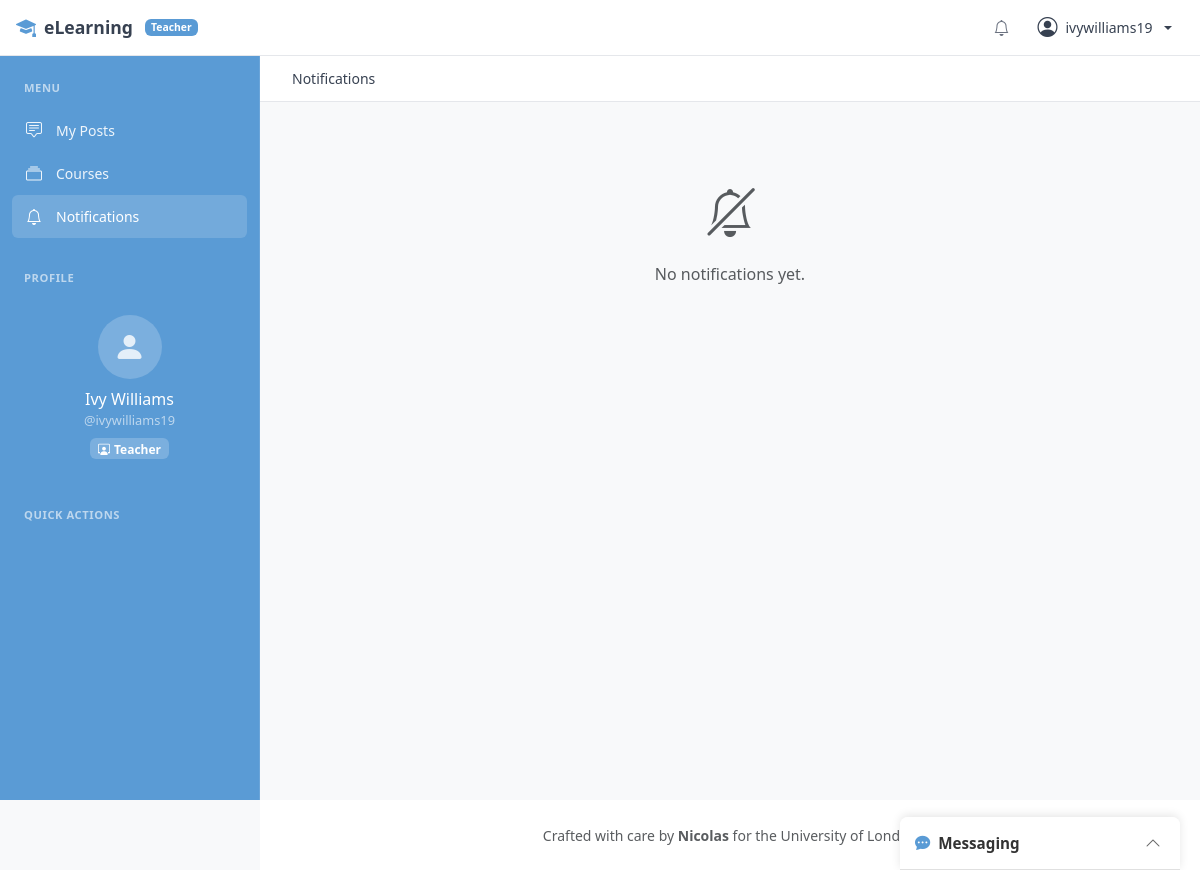
Page /notifications/ (signed in) on the earlier database version.
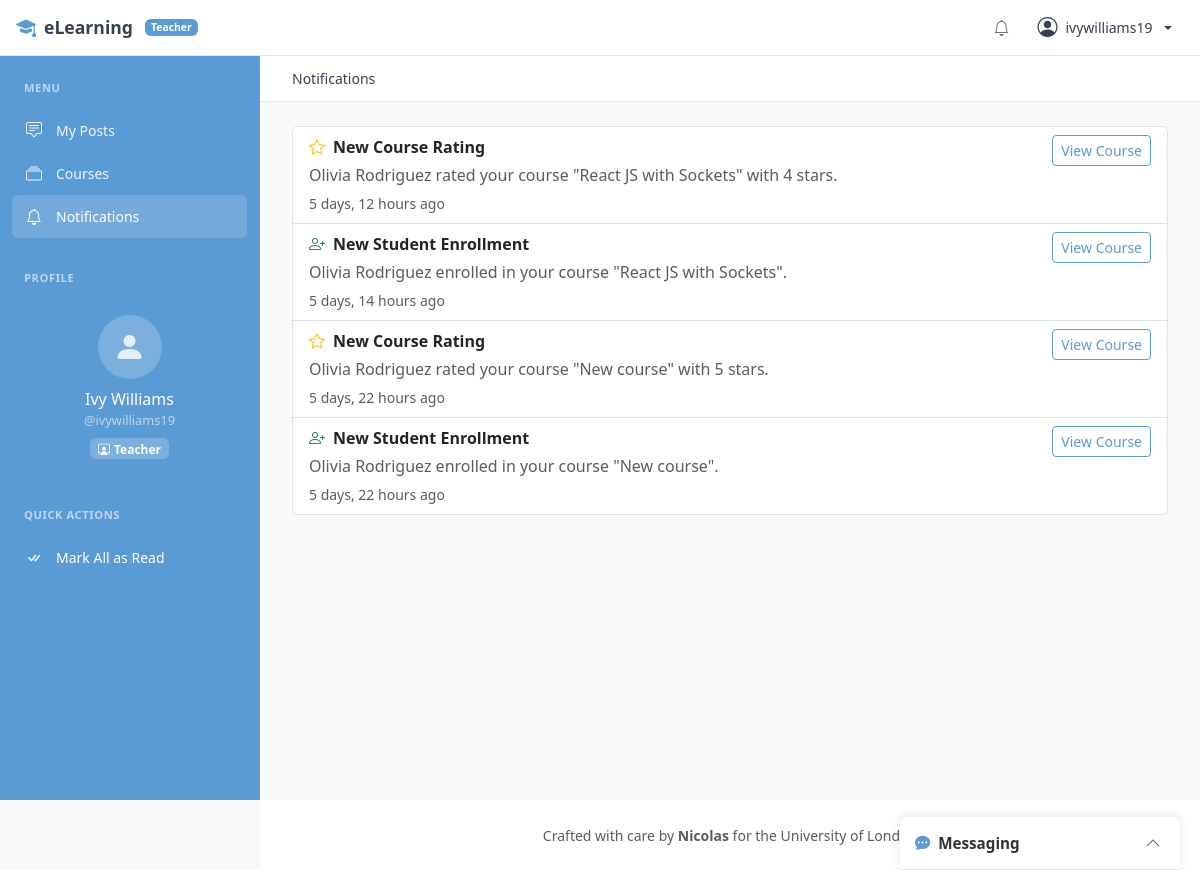
Same page on the later database version.
### apps/accounts/models.py (models this page shows, shortened)
class User(AbstractUser):
    class UserType(models.TextChoices):
        STUDENT = 'student', 'Student'
        TEACHER = 'teacher', 'Teacher'
    email = models.EmailField(unique=True)
    user_type = models.CharField(
        max_length=10,
        choices=UserType.choices,
        default=UserType.STUDENT,
    )
    photo = models.ImageField(
        upload_to=profile_photo_path,
        storage=media_storage,
        blank=True,
        null=True,
    )
    bio = models.TextField(blank=True, max_length=500)
    created_at = models.DateTimeField(auto_now_add=True)
    updated_at = models.DateTimeField(auto_now=True)
    @property
    def is_teacher(self):
        return self.user_type == self.UserType.TEACHER

### apps/notifications/models.py (models this page shows, shortened)
class Notification(models.Model):
    class NotificationType(models.TextChoices):
        ENROLLMENT = 'enrollment', 'New Enrollment'
        NEW_MATERIAL = 'new_material', 'New Material'
        NEW_RATING = 'new_rating', 'New Rating'
    recipient = models.ForeignKey(
        settings.AUTH_USER_MODEL,
        on_delete=models.CASCADE,
        related_name='notifications'
    )
    notification_type = models.CharField(
        max_length=20,
        choices=NotificationType.choices
    )
    title = models.CharField(max_length=200)
    message = models.TextField()
    course = models.ForeignKey(
        'courses.Course',
        on_delete=models.CASCADE,
        related_name='notifications',
        null=True,
        blank=True
    )
    actor = models.ForeignKey(
        settings.AUTH_USER_MODEL,
        on_delete=models.SET_NULL,
        null=True,
        blank=True,
        related_name='notifications_sent'
    )
    is_read = models.BooleanField(default=False)
    created_at = models.DateTimeField(auto_now_add=True)
    class Meta:
        ordering = ['-created_at']

### apps/notifications/views.py (the view)
# urls.py: path('', views.NotificationListView.as_view(), name='list'),
class NotificationListView(LoginRequiredMixin, ListView):
    model = Notification
    template_name = 'notifications/notification_list.html'
    context_object_name = 'notifications'
    paginate_by = 20
    def get_queryset(self):
        return Notification.objects.filter(recipient=self.request.user)

### templates/notifications/notification_list.html (shortened to what this page needs)
{% extends 'base_sidebar.html' %}
{% block sidebar %}
{% with active_menu='notifications' %}{% include 'includes/sidebar_menu.html' %}{% endwith %}
<div class="sidebar-section">
    <div class="sidebar-section-title">Quick Actions</div>
    {% if notifications %}
        <a href="{% url 'notifications:mark_all_as_read' %}" class="sidebar-link sidebar-action">
            <i class="bi bi-check-all"></i>
            <span>Mark All as Read</span>
        </a>
    {% endif %}
</div>
{% endblock sidebar %}
{% block breadcrumb %}
<div class="breadcrumb-bar">
    <nav aria-label="breadcrumb">
        <ol class="breadcrumb">
            <li class="breadcrumb-item active">Notifications</li>
        </ol>
    </nav>
</div>
{% endblock breadcrumb %}
{% block content %}
{% if notifications %}
    <div class="list-group">
        {% for notification in notifications %}
            <div class="list-group-item " >
                <div class="d-flex justify-content-between align-items-start">
                    <div class="flex-grow-1">
                        <div class="d-flex align-items-center mb-1">
                            {% if notification.notification_type == 'enrollment' %}
                                <i class="bi bi-person-plus text-success me-2"></i>
                            {% elif notification.notification_type == 'new_material' %}
                                <i class="bi bi-file-earmark-plus text-primary me-2"></i>
                            {% elif notification.notification_type == 'new_rating' %}
                                <i class="bi bi-star text-warning me-2"></i>
                            {% endif %}
                            <strong>{{ notification.title }}</strong>
                        </div>
                        <p class="mb-1 text-muted">{{ notification.message }}</p>
                        <small class="text-muted">{{ notification.created_at|timesince }} ago</small>
                    </div>
                    <div class="ms-3 d-flex gap-2">
                        {% if notification.course %}
                            <a href="{% url 'courses:course_detail' notification.course.pk %}"
                               class="btn btn-outline-primary btn-sm">View Course</a>
                        {% endif %}
                    </div>
                </div>
            </div>
        {% endfor %}
    </div>
{% else %}
    <div class="text-center py-5">
        <i class="bi bi-bell-slash text-muted" style="font-size: 3rem;"></i>
        <p class="text-muted mt-3 mb-0">No notifications yet.</p>
    </div>
{% endif %}
{% endblock %}

### templates/base_sidebar.html (shortened to what this page needs)
{% load static %}
<!DOCTYPE html>
<html lang="en">
<head>
    <link href="https://cdn.jsdelivr.net/npm/bootstrap@5.3.2/dist/css/bootstrap.min.css" rel="stylesheet">
    <link href="https://cdn.jsdelivr.net/npm/bootstrap-icons@1.11.1/font/bootstrap-icons.css" rel="stylesheet">
    <link href="{% static 'css/style.css' %}" rel="stylesheet">
</head>
<body>
    <header class="app-header">
        <a href="{% url 'posts' %}" class="header-brand">
            <i class="bi bi-mortarboard-fill"></i>
            <span>eLearning</span>
            {% if user.is_authenticated and user.is_teacher %}
                <span class="badge" style="background-color: #5a9bd5; color: white; font-size: 0.65rem; padding: 3px 6px; margin-left: 4px;">Teacher</span>
            {% endif %}
        </a>
        <div class="header-actions">
            {% if user.is_authenticated %}
                <a href="{% url 'notifications:list' %}" class="header-btn position-relative">
                    <i class="bi bi-bell" id="notification-icon"></i>
                </a>
                <div class="dropdown">
                    <a href="#" class="header-user dropdown-toggle" data-bs-toggle="dropdown">
                        <i class="bi bi-person-circle"></i>
                        <span class="d-none d-sm-inline">{{ user.username }}</span>
                    </a>
                </div>
            {% else %}
                <a href="{% url 'accounts:login' %}" class="btn btn-sm btn-outline-secondary">Login</a>
                <a href="{% url 'accounts:register' %}" class="btn btn-sm btn-primary">Register</a>
            {% endif %}
        </div>
    </header>
    <aside class="app-sidebar" id="appSidebar">
        <nav class="sidebar-nav">
            {% block sidebar %}{% endblock sidebar %}
        </nav>
    </aside>
    <main class="app-main">
        {% block breadcrumb %}{% endblock %}
        <div class="main-content">
            {% block content %}{% endblock %}
        </div>
    </main>
    <footer class="app-footer">
        <p class="mb-0 small text-muted">
            Crafted with care by <strong>Nicolas</strong> for the University of London
        </p>
    </footer>
    {% if user.is_authenticated %}
        {% include 'chat/chat_widget.html' %}
    {% endif %}
</body>
</html>

### templates/includes/sidebar_menu.html
<div class="sidebar-section">
    <div class="sidebar-section-title">Menu</div>
    <a href="{% url 'posts' %}" class="sidebar-link {% if active_menu == 'posts' %}active{% endif %}">
        <i class="bi bi-chat-square-text"></i>
        <span>My Posts</span>
    </a>
    <a href="{% url 'courses:course_list' %}" class="sidebar-link {% if active_menu == 'courses' %}active{% endif %}">
        <i class="bi bi-collection"></i>
        <span>Courses</span>
    </a>
    <a href="{% url 'notifications:list' %}" class="sidebar-link {% if active_menu == 'notifications' %}active{% endif %}">
        <i class="bi bi-bell"></i>
        <span>Notifications</span>
    </a>
</div>
{% if user.is_authenticated %}
<div class="sidebar-section">
    <div class="sidebar-section-title">Profile</div>
    <div class="px-3 py-3 text-center">
        <a href="{% url 'accounts:profile' user.username %}" class="text-decoration-none">
            {% if user.photo %}
                <img src="{{ user.photo.url }}" alt="{{ user.username }}"
                     style="width: 64px; height: 64px; border-radius: 50%; object-fit: cover; border: 2px solid rgba(255,255,255,0.3);">
            {% else %}
                <div style="width: 64px; height: 64px; border-radius: 50%; background: rgba(255,255,255,0.2); display: inline-flex; align-items: center; justify-content: center; margin: 0 auto;">
                    <i class="bi bi-person-fill" style="font-size: 2rem; color: rgba(255,255,255,0.8);"></i>
                </div>
            {% endif %}
        </a>
        <div class="mt-2">
            <a href="{% url 'accounts:profile' user.username %}" style="color: white; font-weight: 500; text-decoration: none;">
                {{ user.get_full_name|default:user.username }}
            </a>
        </div>
        <div style="color: rgba(255,255,255,0.6); font-size: 0.8rem;">@{{ user.username }}</div>
        <span class="badge mt-2" style="background: rgba(255,255,255,0.2); color: white;">
            {% if user.is_teacher %}
                <i class="bi bi-person-workspace me-1"></i>Teacher
            {% else %}
                <i class="bi bi-mortarboard me-1"></i>Student
            {% endif %}
        </span>
    </div>
</div>
{% endif %}

### templates/chat/chat_widget.html (shortened to what this page needs)
<div class="chat-widget-container" id="chatWidgetContainer">
    <div class="messaging-bar" id="messagingBar">
        <div class="messaging-bar-header" onclick="toggleMessagingBar()">
            <span class="title">
                <i class="bi bi-chat-dots-fill"></i>
                Messaging
            </span>
            <div class="actions">
                <button onclick="event.stopPropagation(); toggleMessagingBar()">
                    <i class="bi bi-chevron-up" id="messagingBarChevron"></i>
                </button>
            </div>
        </div>
    </div>
</div>

### static/css/style.css (style rules this page uses)
:root { --primary-blue: #5a9bd5; --primary-blue-light: #e8f1f8; --primary-blue-hover: #4a8bc5; --accent-green: #7cb87c; --accent-green-light: #e8f5e8; --bg-light: #f8f9fa; --bg-white: #ffffff; --text-primary: #333333; --text-secondary: #666666; --text-muted: #888888; --border-color: #dee2e6; --error-color: #e8a5a5; --error-text: #c25555; }
body { min-height: 100vh; display: flex; flex-direction: column; background-color: var(--bg-light); color: var(--text-primary); }
main { flex: 1; }
.btn-outline-primary { border-color: var(--primary-blue); color: var(--primary-blue); }
footer { background-color: #fff !important; border-top: 1px solid rgba(0, 0, 0, 0.05); }
a { color: var(--primary-blue); }

### templates/base_sidebar.html (style rules this page uses)
:root { --sidebar-width: 260px; --header-height: 56px; --sidebar-bg: #5a9bd5; --sidebar-border: rgba(255, 255, 255, 0.1); --sidebar-text: rgba(255, 255, 255, 0.9); --sidebar-text-muted: rgba(255, 255, 255, 0.6); --sidebar-hover: rgba(255, 255, 255, 0.1); --sidebar-active: #ffffff; --sidebar-active-bg: rgba(255, 255, 255, 0.15); }
body { min-height: 100vh; display: flex; flex-direction: column; }
.app-header { position: fixed; top: 0; left: 0; right: 0; height: var(--header-height); background: white; border-bottom: 1px solid #e5e7eb; z-index: 1030; display: flex; align-items: center; padding: 0 1rem; }
.header-brand { display: flex; align-items: center; gap: 0.5rem; font-weight: 600; font-size: 1.1rem; color: #374151; text-decoration: none; }
.header-brand i { color: #5a9bd5; font-size: 1.25rem; }
.header-actions { margin-left: auto; display: flex; align-items: center; gap: 0.5rem; }
.header-btn { background: none; border: none; color: #6b7280; padding: 0.5rem; border-radius: 6px; cursor: pointer; position: relative; }
.header-user { display: flex; align-items: center; gap: 0.5rem; padding: 0.375rem 0.75rem; border-radius: 6px; color: #374151; text-decoration: none; font-size: 0.875rem; }
.header-user i { font-size: 1.25rem; }
.app-sidebar { position: fixed; top: var(--header-height); left: 0; width: var(--sidebar-width); height: calc(100vh - var(--header-height)); background: var(--sidebar-bg); border-right: 1px solid var(--sidebar-border); z-index: 1020; overflow-y: auto; padding: 1rem 0; transition: transform 0.3s ease; }
.sidebar-nav { padding: 0 0.75rem; }
.sidebar-section { margin-bottom: 1.5rem; }
.sidebar-section-title { font-size: 0.7rem; font-weight: 600; text-transform: uppercase; letter-spacing: 0.05em; color: var(--sidebar-text-muted); padding: 0.5rem 0.75rem; margin-bottom: 0.25rem; }
.sidebar-link { display: flex; align-items: center; gap: 0.75rem; padding: 0.6rem 0.75rem; color: var(--sidebar-text); text-decoration: none; border-radius: 6px; font-size: 0.875rem; transition: all 0.15s ease; }
.sidebar-link.active { background: var(--sidebar-active-bg); color: var(--sidebar-active); font-weight: 500; }
.sidebar-link i { font-size: 1rem; width: 1.25rem; text-align: center; }
.sidebar-action { color: var(--sidebar-active) !important; font-weight: 500; }
.app-main { margin-top: var(--header-height); margin-left: var(--sidebar-width); min-height: calc(100vh - var(--header-height)); padding: 0; flex: 1; }
.main-content { max-width: 1200px; margin: 0 auto; padding: 1.5rem 2rem; }
.breadcrumb-bar { background: white; border-bottom: 1px solid #e5e7eb; padding: 0.75rem 2rem; display: flex; align-items: center; gap: 1rem; flex-wrap: wrap; }
.breadcrumb-bar .breadcrumb { margin: 0; padding: 0; background: none; }
.breadcrumb-bar .breadcrumb-item { font-size: 0.875rem; }
.breadcrumb-bar .breadcrumb-item.active { color: #374151; }
.app-footer { margin-left: var(--sidebar-width); padding: 1.5rem; text-align: center; border-top: 1px solid var(--sidebar-border); background: var(--sidebar-bg); }

Differences in the rows shown:
added Notification: notification_type "new_rating" (drawn), title "New Course Rating", message "Olivia Rodriguez rated your course \"React JS with Sockets\" with 4 stars.", created_at "5 days, 12 hours", shows "View Course"
added Notification: notification_type "enrollment" (drawn), title "New Student Enrollment", message "Olivia Rodriguez enrolled in your course \"React JS with Sockets\".", created_at "5 days, 14 hours", shows "View Course"
added Notification: notification_type "new_rating" (drawn), title "New Course Rating", message "Olivia Rodriguez rated your course \"New course\" with 5 stars.", created_at "5 days, 22 hours", shows "View Course"
added Notification: notification_type "enrollment" (drawn), title "New Student Enrollment", message "Olivia Rodriguez enrolled in your course \"New course\".", created_at "5 days, 22 hours", shows "View Course"
Other differences:
text no longer shown: "No notifications yet."
text now shown: "Mark All as Read"
